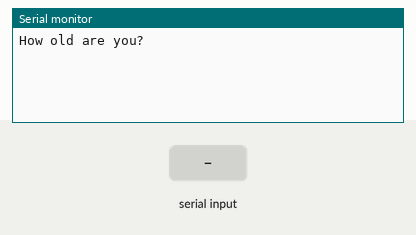
Recording of a sketch running on a simulated Arduino Uno, built with avr-gcc and run on an emulated ATmega328P. Parts: the last lines printed to the serial monitor. The test bench sets the inputs (shaded band).

Above: at 1.2 s.
1.3 s: "90,45\n" received over Serial
At 2.1 s:
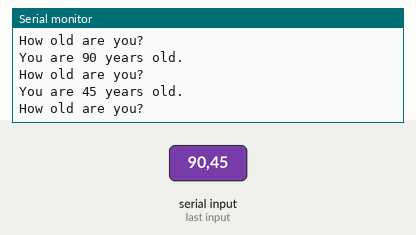
2.8 s: "30,150\n" received over Serial
At 4.8 s:
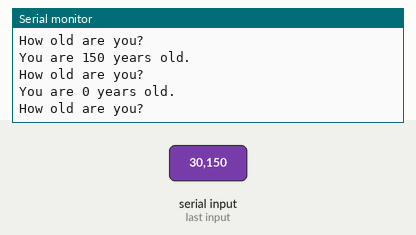
Timing chart, 0 to 6.3 s (numbered marks = the images above; inputs shaded):
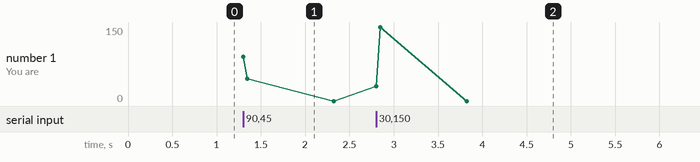

The sketch:

User_Input_Test.ino
```cpp
 int age;       //Declare an Int variable to hold your age

void setup() {
  Serial.begin(9600);      // Initialize Serial Port
}

void loop() {
  Serial.println("How old are you? ");        //Prompt User for input
  while (Serial.available()==0){}             // wait for user input
  age = Serial.parseInt();                    //Read user input and hold it in a variable

  // Print well formatted output
  Serial.print("You are ");
  Serial.print(age);
  Serial.println(" years old.");
  }
```

Measured:
- after the input at 1.3 s, the serial monitor: prints a new line at once (image 1)
- after the input at 2.8 s, the serial monitor: prints a new line at once (image 2)
